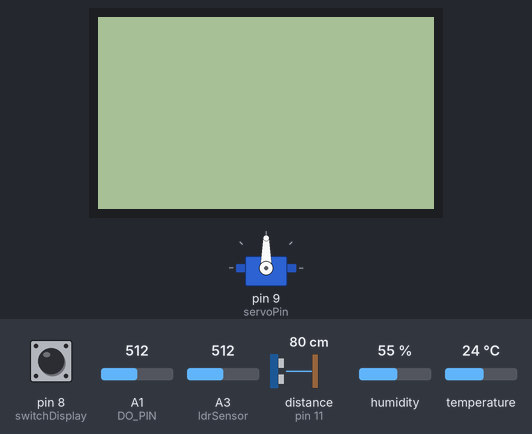
Bench run of a sketch on a simulated Arduino Uno, built with avr-gcc and run on an emulated ATmega328P. Parts: servo, 84×48 one-colour display. Wiring (inferred from the names in the program): ultrasonic range finder: trigger pin 12; echo pin 11. The inputs (shaded band) are chosen by the test bench; at power-on: pin 8 (switchDisplay) LOW, A1 (DO_PIN) = 512, A3 (ldrSensor) = 512, distance to the obstacle (sensor on pin 11) 80 cm, humidity 55 %, temperature 24 °C. The echo pulse lasts 58.3 µs per cm; what the sketch prints to the serial monitor is not drawn.

Above: at 1.2 s.
1.3 s: pin 8 (switchDisplay) pulled HIGH for 1 s
At 3.5 s:
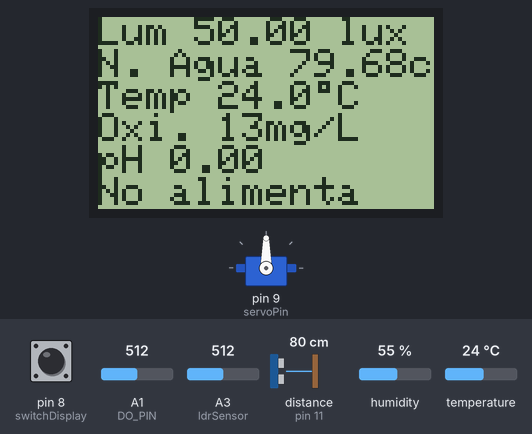
16.3 s: pin 8 (switchDisplay) driven HIGH
At 23.7 s:
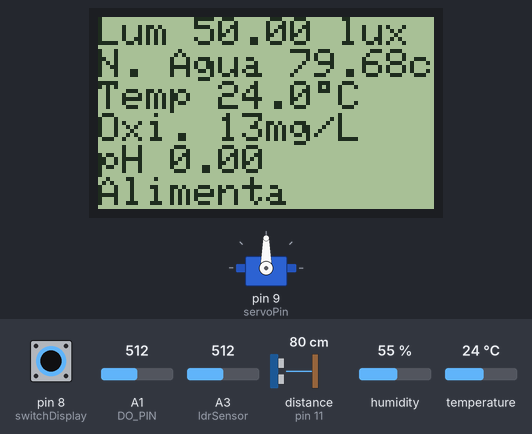
29.8 s: pin 8 (switchDisplay) driven LOW
At 42.1 s:
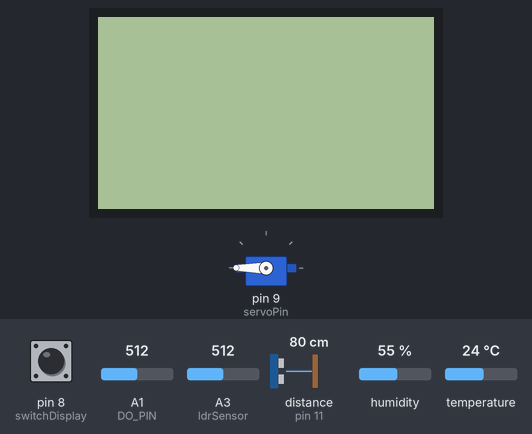
Timing chart, 0 to 43.6 s (numbered marks = the images above; inputs shaded):
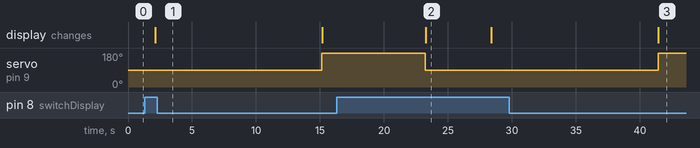

The sketch:

tilapia_monitor.ino
```cpp
/***************************************************************************
            Importar bibliotecas
***************************************************************************/

#include <Arduino.h>
#include <DHT.h>
#include <PCD8544.h>
#include <Servo.h>

/***************************************************************************
            Sensor luminosidad PDVP8001 definiciones - variables
***************************************************************************/

float ldrSensor = A3;            // Sensor LDR conectado a A2
float V0_ldr;                    // Tension detectada en el LDR
float Vi_ldr = 5;                // Tensión suplida a R1 y LDR
float R1_ldr = 1000;             // Resistencia R1 conectada entre Vi y LDR
float R_ldr;
float IntensidadLuminosa;

/***************************************************************************
            Sensor nivel HC-SR04 definiciones - variables
***************************************************************************/

int triggerPin = 12;  // Trigger output
int echoPin    = 11;  // Echo    input
float tiempoRetorno;  // Tiempo retorna la señal del trigger al echo
float nivelAgua;      // Nivel de agua detectado

/***************************************************************************
            Sensor temperatura dht22 definiciones - variables
***************************************************************************/

#define DHTPIN A2         // Puerto conectar sensor DHT
#define DHTTYPE DHT22     // DHT 22  (AM2302), AM2321
DHT dht(DHTPIN, DHTTYPE); // Instancia biblioteca DHT(PUERTO,TypoSensor)

float temperaturadht22;

/***************************************************************************
            Sensor pH SEN0161 definiciones - variables
***************************************************************************/

#define SensorPin A0            //la interfas del sensor de pH se conecta por el puerto A0
#define Offset 0.00            //margen de la medicion de pH
#define samplingInterval 20
#define printInterval 2000
#define ArrayLenth  40    //frecuencia de muestreo
int pHArray[ArrayLenth];   //se almacena el promedio de las mediciones de pH
int pHArrayIndex=0;

/***************************************************************************
            Sensor oxigeno SEN0237 definiciones - variables
***************************************************************************/

#define DO_PIN A1

#define VREF 5000    //VREF (mv)
#define ADC_RES 1024 //resolucion de medición ADC

//Single-point calibration Mode=0
//Two-point calibration Mode=1
#define TWO_POINT_CALIBRATION 0

#define READ_TEMP (temperaturadht22) //Temperatura del agua ℃

//punto de calibración CAL1_V y CAL1_T
#define CAL1_V (1600) //mv
#define CAL1_T (25)   //℃
//puntos de calibracion CAL2_V and CAL2_T
//CAL1 calibra altas temperaturas, CAL2 calibra bajas temperaturas
#define CAL2_V (1300) //mv
#define CAL2_T (15)   //℃

const uint16_t DO_Table[41] = {
    14460, 14220, 13820, 13440, 13090, 12740, 12420, 12110, 11810, 11530,
    11260, 11010, 10770, 10530, 10300, 10080, 9860, 9660, 9460, 9270,
    9080, 8900, 8730, 8570, 8410, 8250, 8110, 7960, 7820, 7690,
    7560, 7430, 7300, 7180, 7070, 6950, 6840, 6730, 6630, 6530, 6410};

uint8_t Temperaturet;
uint16_t ADC_Raw;
uint16_t ADC_Voltage;
uint16_t DO;
uint16_t DissolvedOxygen;

/***************************************************************************
            Display PCD8544 definiciones - variables
***************************************************************************/

#define switchDisplay 8 // Switch encendido apagado pantalla
PCD8544 lcd;
// The dimensions of the LCD (in pixels)...
static const byte LCD_WIDTH = 84;
static const byte LCD_HEIGHT = 48;
// A custom "degrees" symbol...
static const byte DEGREES_CHAR = 1;
static const byte degrees_glyph[] = { 0x00, 0x07, 0x05, 0x07, 0x00 };

int switchDisplay_read;  // Almacena estado on/off pantalla

/***************************************************************************
            Servo alimentador definiciones - variables
***************************************************************************/

int servoPin = 9; // aqui es donde esta conectado el servo.
int servoPos = 90; // donde empieza la posicion del servo.
int servoPos2 = 180; // posicion de alimentacion
int servoposicion;

// nombre del servo de mi alimentador automatico.
Servo myServo1;

/***************************************************************************
            Sensor luminosidad PDVP8001 funciones
***************************************************************************/

// Calcular intensidad  Intensidad luminosa
float readldr(float ldrSensor){
    float lux;
    V0_ldr   = analogRead(ldrSensor)*(5.0 / 1023.0); // Calcula tensión en la resistencia Rt a traves de la entrada A0
    R_ldr   = (V0_ldr*R1_ldr)/(Vi_ldr-V0_ldr);       // Determina valor de Rt

    if(R_ldr <= 300){
        lux = 1000;
    }
    else if(R_ldr > 300 && R_ldr < 1500){
        lux = 50;
    }
    else if(R_ldr >= 1500 && R_ldr < 10000){
        lux = 100;
    }
    else if(R_ldr >= 10000 && R_ldr < 70000){
        lux = 10;
    }
    else if(R_ldr >= 70000 && R_ldr < 600000){
        lux = 1;
    }
    else if(R_ldr >= 600000){
        lux = 0.1;
    }
    return lux;
}

/***************************************************************************
            Sensor oxigeno SEN0237 funciones
***************************************************************************/

int16_t readDO(uint32_t voltage_mv, uint8_t temperature_c)
{
#if TWO_POINT_CALIBRATION == 0
  uint16_t V_saturation = (uint32_t)CAL1_V + (uint32_t)35 * temperature_c - (uint32_t)CAL1_T * 35;
  return (voltage_mv * DO_Table[temperature_c] / V_saturation);
#else
  uint16_t V_saturation = (int16_t)((int8_t)temperature_c - CAL2_T) * ((uint16_t)CAL1_V - CAL2_V) / ((uint8_t)CAL1_T - CAL2_T) + CAL2_V;
  return (voltage_mv * DO_Table[temperature_c] / V_saturation);
#endif
}

/***************************************************************************
            Sensor pH SEN0161 funciones
***************************************************************************/

float newpH;

double avergearray(int* arr, int number){
  int i;
  int max,min;
  double avg;
  long amount=0;
  if(number<=0){
    Serial.println("Error number for the array to avraging!/n");
    return 0;
  }
  if(number<5){   //menos de 5 mediciones, se almacena directamente
    for(i=0;i<number;i++){
      amount+=arr[i];
    }
    avg = amount/number;
    return avg;
  }else{
    if(arr[0]<arr[1]){
      min = arr[0];max=arr[1];
    }
    else{
      min=arr[1];max=arr[0];
    }
    for(i=2;i<number;i++){
      if(arr[i]<min){
        amount+=min;        //arr<min
        min=arr[i];
      }else {
        if(arr[i]>max){
          amount+=max;    //arr>max
          max=arr[i];
        }else{
          amount+=arr[i]; //min<=arr<=max
        }
      }//if
    }//for
    avg = (double)amount/(number-2);
  }//if
  return avg;
}


/***************************************************************************
            Display PCD8544 funciones
***************************************************************************/

// Despliega datos en pantalla
void displaylcd(){
   switchDisplay_read = digitalRead(switchDisplay);

    lcd.clear();

    if(switchDisplay_read==HIGH){
    lcd.setPower(1);
    // Imprime Luminosidad
    lcd.setCursor(0, 0);
    lcd.print("Lum ");
    lcd.print(IntensidadLuminosa);
    lcd.print(" lux");
    // Imprime Nivel Agua
    lcd.setCursor(0, 1);
    lcd.print("N. Agua ");
    lcd.print(nivelAgua);
    lcd.print("cm");
    // Imprime Temperatura
    lcd.setCursor(0, 2);
    lcd.print("Temp ");
    lcd.print(temperaturadht22, 1);
    lcd.print("\001C");
    // Imprime Concentración de oxigeno
    lcd.setCursor(0, 3);
    lcd.print("Oxi. ");
    lcd.print(DissolvedOxygen);
    lcd.print("mg/L");
    // Imprime Concentración pH
    lcd.setCursor(0, 4);
    lcd.print("pH ");
    lcd.print(newpH);
      if(servoposicion==servoPos){
          lcd.setCursor(0, 5);
          lcd.print("No alimenta");
      }
      else{
        lcd.setCursor(0, 5);
        lcd.print("Alimenta");
      }
    }
    else{
      lcd.setPower(0);
    }
    delay(3000);
}

/***************************************************************************
            SETUP
***************************************************************************/
void setup(void){
  Serial.begin(9600);
  pinMode(ldrSensor, INPUT);   // configura puerto sensor LDR PDVP8001
  pinMode(triggerPin, OUTPUT); // configura HC-SR04
  pinMode(echoPin, INPUT);
  dht.begin();                 // Inicializa biblioteca DHT22
  // haciendo el attach de mi servo motor al pin 9 que esta en la variable servoPin.
  myServo1.attach(servoPin);
  // Configura pantalla
    pinMode(switchDisplay, INPUT);
    lcd.begin(LCD_WIDTH, LCD_HEIGHT);
    // Register the custom symbol...
    lcd.createChar(DEGREES_CHAR, degrees_glyph);
    lcd.clear();
}

/***************************************************************************
            LOOP
***************************************************************************/
void loop(void){

  /*************************************************************************
            Sensor luminosidad PDVP8001 loop
  *************************************************************************/
  IntensidadLuminosa = readldr(ldrSensor);

  /*************************************************************************
            Sensor nivel HC-SR04 PDVP8001 loop
  *************************************************************************/
  // El trigger dispara un pulso en alto por 10 microsegundos
  digitalWrite(triggerPin, LOW);
  delayMicroseconds(2);
  digitalWrite(triggerPin, HIGH);
  delayMicroseconds(10);
  digitalWrite(triggerPin, LOW);

  // echo recibe la señal de vuelta
  pinMode(echoPin, INPUT);
  // calcula tiempo retorno de la señal
  tiempoRetorno = pulseIn(echoPin, HIGH);

  // Determina el nivel del estanque en centimetros
  // emplea principio
  // distancia = tiempo * velocidad (velocidad del sonido 343 m/s = 0.0343 cm/uS)
  nivelAgua = (tiempoRetorno/2) * 0.0343;

  /*************************************************************************
            Sensor temperatura dht22 loop
  *************************************************************************/
  // Lectura Humedad DHT22
  // Espera mientras realiza la medición de humedad
  delay(2000);
  temperaturadht22 = dht.readTemperature();

  /*************************************************************************
            Sensor oxigeno SEN0237 loop
  *************************************************************************/
  Temperaturet = (uint8_t)READ_TEMP;
  ADC_Raw = analogRead(DO_PIN);
  ADC_Voltage = uint32_t(VREF) * ADC_Raw / ADC_RES;
  DissolvedOxygen = (readDO(ADC_Voltage, Temperaturet))/1000;

  /*************************************************************************
            Sensor pH SEN0161 loop
  *************************************************************************/
  static unsigned long samplingTime = millis();
  static unsigned long printTime = millis();
  static float pHValue,voltage;
  if(millis()-samplingTime > samplingInterval)
  {
      pHArray[pHArrayIndex++]=analogRead(SensorPin);
      if(pHArrayIndex==ArrayLenth)pHArrayIndex=0;
      voltage = avergearray(pHArray, ArrayLenth)*5.0/1023;
      pHValue = 3.5*voltage+Offset;
      samplingTime=millis();
  }

  newpH = pHValue;

  /*************************************************************************
            Servo loop
  *************************************************************************/
  myServo1.write(servoPos);
  servoposicion = servoPos;
    displaylcd();
    Serial.println("luminosidad: " + String(IntensidadLuminosa) + " ,NA: " + String(nivelAgua) + " ,Temperatura: " + String(temperaturadht22) + " ,Oxigeno: " + String(DissolvedOxygen) + " ,pH: " + String(pHValue) + " ,alim. " + "noalimenta");
  delay(10000);  // 1 minuto en milisegundos
  myServo1.write(servoPos2);
  servoposicion = servoPos2;
    displaylcd();
    Serial.println("luminosidad: " + String(IntensidadLuminosa) + " ,NA: " + String(nivelAgua) + " ,Temperatura: " + String(temperaturadht22) + " ,Oxigeno: " + String(DissolvedOxygen) + " ,pH: " + String(pHValue) + " ,alim. " + "alimenta");
  delay(5000);  // 5 segundos en milisegundos
  myServo1.write(servoPos);
    displaylcd();
    Serial.println("luminosidad: " + String(IntensidadLuminosa) + " ,NA: " + String(nivelAgua) + " ,Temperatura: " + String(temperaturadht22) + " ,Oxigeno: " + String(DissolvedOxygen) + " ,pH: " + String(pHValue) + " ,alim. " + "noalimenta");

}
```

Measured:
- after the input at 1.3 s, the display: changes after 0.83 s (image 1)
- after the input at 16.3 s, the display: changes after 7.0 s (image 2)
- after the input at 29.8 s, the display: changes after 11.6 s (image 3)
- what the display in image 2 shows lasts 5.1 s, from 23.3 s to 28.4 s
